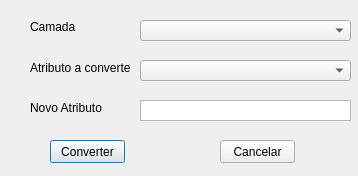
<?xml version="1.0" encoding="UTF-8"?>
<ui version="4.0">
 <class>ConvAng</class>
 <widget class="QDialog" name="ConvAng">
  <property name="geometry">
   <rect>
    <x>0</x>
    <y>0</y>
    <width>358</width>
    <height>176</height>
   </rect>
  </property>
  <property name="windowTitle">
   <string>Conversor de Unidades Angulares</string>
  </property>
  <widget class="QgsMapLayerComboBox" name="mapLayerSelection">
   <property name="geometry">
    <rect>
     <x>140</x>
     <y>20</y>
     <width>211</width>
     <height>21</height>
    </rect>
   </property>
  </widget>
  <widget class="QgsFieldComboBox" name="attributeSelection">
   <property name="geometry">
    <rect>
     <x>140</x>
     <y>60</y>
     <width>211</width>
     <height>21</height>
    </rect>
   </property>
  </widget>
  <widget class="QLabel" name="label">
   <property name="geometry">
    <rect>
     <x>30</x>
     <y>20</y>
     <width>47</width>
     <height>13</height>
    </rect>
   </property>
   <property name="text">
    <string>Camada</string>
   </property>
  </widget>
  <widget class="QLabel" name="label_2">
   <property name="geometry">
    <rect>
     <x>30</x>
     <y>60</y>
     <width>101</width>
     <height>16</height>
    </rect>
   </property>
   <property name="text">
    <string>Atributo a converter</string>
   </property>
  </widget>
  <widget class="QLabel" name="label_3">
   <property name="geometry">
    <rect>
     <x>30</x>
     <y>100</y>
     <width>81</width>
     <height>16</height>
    </rect>
   </property>
   <property name="text">
    <string>Novo Atributo</string>
   </property>
  </widget>
  <widget class="QPushButton" name="okButton">
   <property name="geometry">
    <rect>
     <x>50</x>
     <y>140</y>
     <width>75</width>
     <height>23</height>
    </rect>
   </property>
   <property name="text">
    <string>Converter</string>
   </property>
  </widget>
  <widget class="QPushButton" name="cancelButton">
   <property name="geometry">
    <rect>
     <x>220</x>
     <y>140</y>
     <width>75</width>
     <height>23</height>
    </rect>
   </property>
   <property name="text">
    <string>Cancelar</string>
   </property>
  </widget>
  <widget class="QPlainTextEdit" name="newAttribute">
   <property name="geometry">
    <rect>
     <x>140</x>
     <y>100</y>
     <width>211</width>
     <height>21</height>
    </rect>
   </property>
   <property name="verticalScrollBarPolicy">
    <enum>Qt::ScrollBarAlwaysOff</enum>
   </property>
   <property name="tabChangesFocus">
    <bool>false</bool>
   </property>
   <property name="undoRedoEnabled">
    <bool>true</bool>
   </property>
   <property name="plainText">
    <string/>
   </property>
   <property name="textInteractionFlags">
    <set>Qt::TextEditorInteraction</set>
   </property>
  </widget>
 </widget>
 <customwidgets>
  <customwidget>
   <class>QgsFieldComboBox</class>
   <extends>QComboBox</extends>
   <header>qgsfieldcombobox.h</header>
  </customwidget>
  <customwidget>
   <class>QgsMapLayerComboBox</class>
   <extends>QComboBox</extends>
   <header>qgsmaplayercombobox.h</header>
  </customwidget>
 </customwidgets>
 <resources/>
 <connections/>
</ui>
